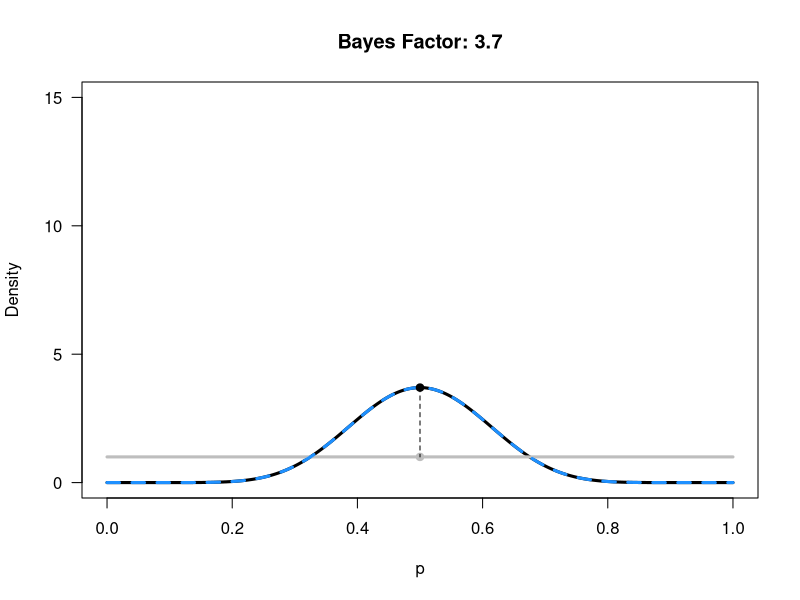

Reproduce this figure in R.
# From https://lakens.github.io/statistical_inferences/bayes.html 

H0 <- 0.5 # Set the point null hypothesis you want to calculate the Bayes Factor for
n <- 20 # set total trials
x <- 10 # set successes
aprior <- 1 # Set the alpha for the Beta distribution for the prior
bprior <- 1 # Set the beta for the Beta distribution for the prior

alikelihood <- x + 1 # Calculate the alpha for the Beta distribution for the likelihood
blikelihood <- n - x + 1 # Calculate the beta for the Beta distribution for the likelihood
aposterior <- aprior + alikelihood - 1 # Calculate the alpha for the Beta distribution for the posterior
bposterior <- bprior + blikelihood - 1 # Calculate the beta for the Beta distribution for the posterior

theta <- seq(0, 1, 0.001) #create probability range p from 0 to 1
prior <- dbeta(theta, aprior, bprior)
likelihood <- dbeta(theta, alikelihood, blikelihood)
posterior <- dbeta(theta, aposterior, bposterior)

# Create plot
plot(theta, posterior, ylim = c(0, 15), type = "l", lwd = 3, xlab = "p", ylab = "Density", las = 1)
lines(theta, prior, col = "grey", lwd = 3)
lines(theta, likelihood, lty = 2, lwd = 3, col = "dodgerblue")
BF10 <- dbeta(H0, aposterior, bposterior) / dbeta(H0, aprior, bprior)
points(H0, dbeta(H0, aposterior, bposterior), pch = 19)
points(H0, dbeta(H0, aprior, bprior), pch = 19, col = "grey")
segments(H0, dbeta(H0, aposterior, bposterior), H0, dbeta(H0, aprior, bprior), lty = 2)
title(paste("Bayes Factor:", round(BF10, digits = 2)))